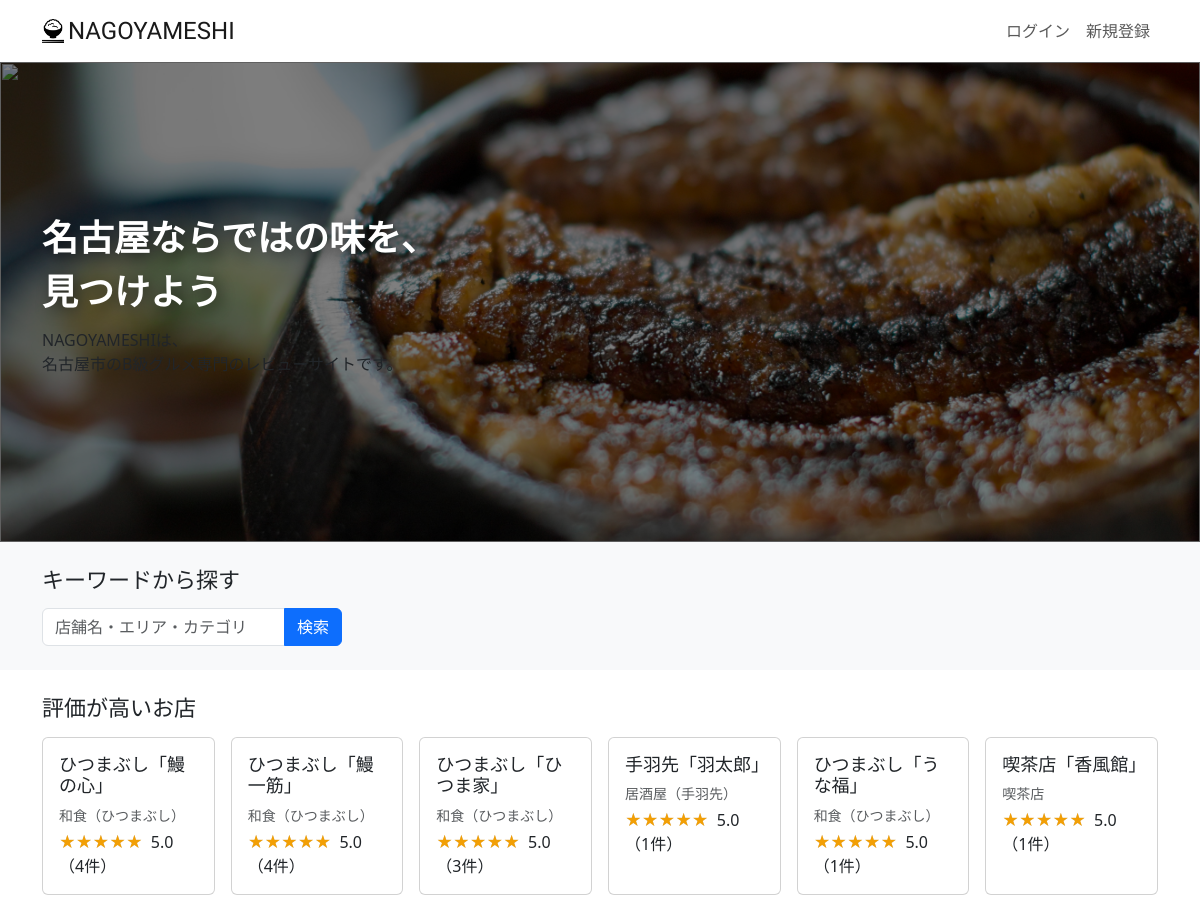
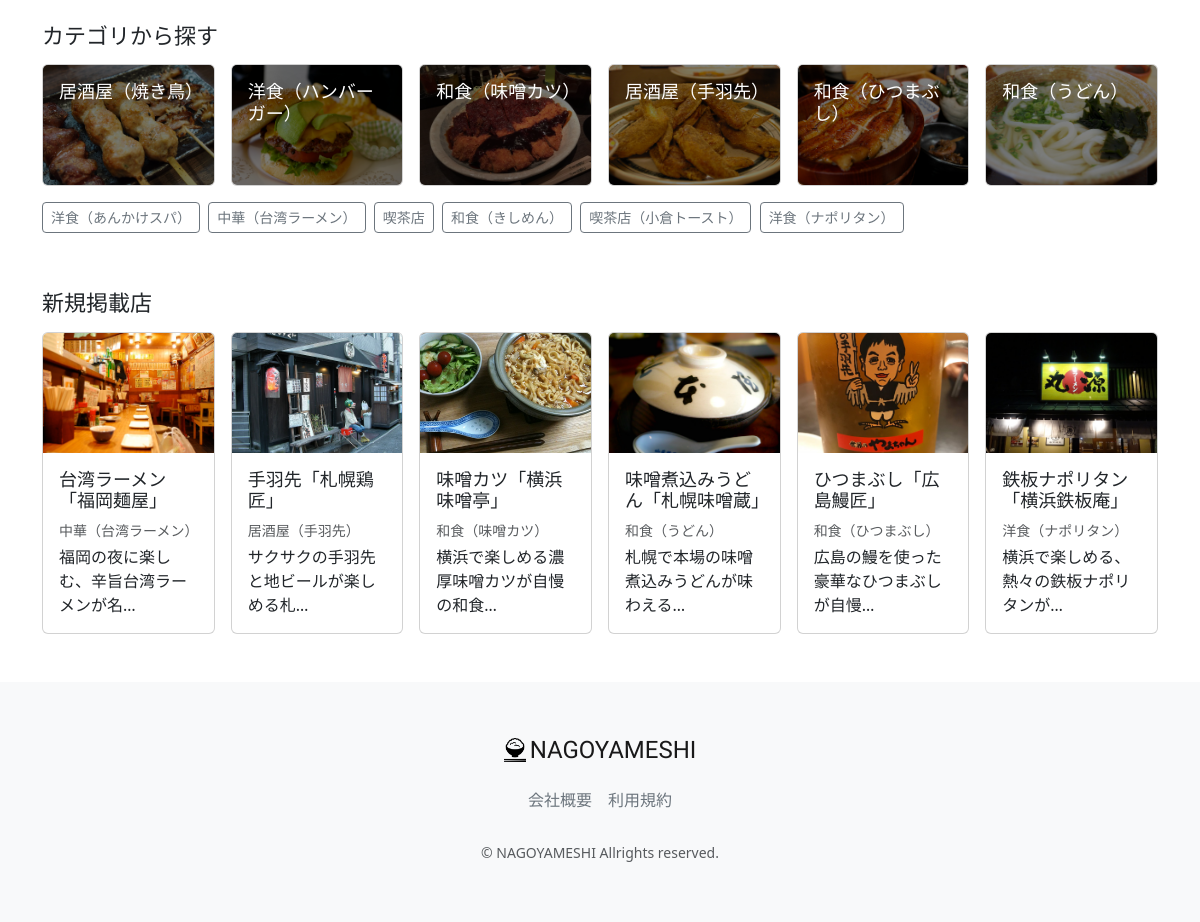
The page / on the database its author committed (2 pictures, top to bottom).
### restaurant/models.py (models this page shows, shortened)
class Restaurant(models.Model):
    name = models.CharField("店名",max_length=200, blank=False, null=False)
    description = models.CharField(verbose_name='説明', max_length=200, blank=True, null=True)
    postal_code_regex = RegexValidator(regex=r'^[0-9]+$', message = ("Postal Code must be entered in the format: '1234567'. Up to 7 digits allowed."))
    postal_code = models.CharField(validators=[postal_code_regex], max_length=7, verbose_name='郵便番号', blank=False, null=False)
    address = models.CharField("住所", max_length=200)
    tel_number_regex = RegexValidator(regex=r'^[0-9]+$', message = ("Tel Number must be entered in the format: '09012345678'. Up to 15 digits allowed."))
    tel_number = models.CharField(validators=[tel_number_regex], max_length=15, verbose_name='電話番号', blank=False, null=False)
    e_mail = models.EmailField("E-Mail", blank=True, null=True)
    url = models.URLField("店舗URL", blank=True, null=True)
    price_max = models.PositiveIntegerField("予算上限", blank=True, null=True)
    price_min = models.PositiveIntegerField("予算下限", blank=True, null=True)
    rate = models.FloatField(verbose_name="レート", default=0.0)
    min_varidator = MinValueValidator(0)
    max_varidator = MaxValueValidator(1000)
    seats_number = models.IntegerField("席数", blank=True, null=True, validators=[min_varidator, max_varidator])
    close_day_of_week = models.CharField("定休日", max_length=50, blank=True, null=True)
    category = models.ForeignKey(Category, on_delete=models.DO_NOTHING, blank=True, null=True)
    photo = models.ImageField(verbose_name='写真', blank=True, null=True)
    created_at = models.DateTimeField("登録日", auto_now_add=True)
    updated_at = models.DateTimeField("更新日", auto_now_add=True)
    deleted_at = models.DateTimeField("削除日", auto_now_add=True)
    class Meta:
        verbose_name_plural = "Restaurant"
        constraints = [
            models.UniqueConstraint(fields=['name', 'postal_code'], name='unique_restaurant')
        ]

class Category(models.Model):
    name = models.CharField(verbose_name="カテゴリー名", max_length=200)
    photo = models.ImageField(verbose_name='写真', blank=True, null=True)
    class Meta:
        verbose_name_plural = "Category"
    def __str__(self):
         return self.name

### restaurant/views.py (the view)
# urls.py: path("", views.TopPageView.as_view(), name="top_page"),
class TopPageView(generic.ListView):
    template_name = "top_page.html"
    model = models.Restaurant
    guery_set = models.Restaurant.objects.order_by('-rate')
    context_object_name = 'retaurant_list'
    def get_context_data(self, **kwargs):
        if 'price_session' in self.request.session:
            self.request.session['price_session'] = 0
        if 'keyword_session' in self.request.session:
            self.request.session['keyword_session'] = ''
        if 'category_session' in self.request.session:
            self.request.session['category_session'] = ''
        if 'select_sort' in self.request.session:
            self.request.session['select_sort'] = '-created_at'
        context = super(TopPageView, self).get_context_data(**kwargs)
        category_list = models.Category.objects.all()
        new_restaurant_list = models.Restaurant.objects.all().order_by('-created_at')
        restaurant_list = models.Restaurant.objects.all()
        average_rate_list = []
        average_rate_star_list = []
        rate_num_list = []
        for restaurant in restaurant_list:
            average_rate = models.Review.objects.filter(restaurant=restaurant).aggregate(Avg('rate'))
            average_rate = average_rate['rate__avg'] if average_rate['rate__avg'] is not None else 0
            average_rate_list.append(round(average_rate, 2))
            rate_num = models.Review.objects.filter(restaurant=restaurant).count()
            rate_num_list.append(rate_num)
            if average_rate % 1 == 0:
                average_rate = int(average_rate)
            else:
                average_rate = round(average_rate * 2) / 2
            average_rate_star_list.append(average_rate)
        tmp_restaurat_list = zip(restaurant_list, average_rate_list, average_rate_star_list, rate_num_list)
        tmp_list = (list(tmp_restaurat_list))
        tmp_list = sorted(tmp_list, reverse=True, key=lambda x:(x[1], x[3]))
        context.update({
            'category_list': category_list,
            'new_restaurant_list': new_restaurant_list,
            'restaurant_list': tmp_list,
        })
        return context

### restaurant/templates/top_page.html (shortened to what this page needs)
{% extends 'layout/base.html' %}
{% load static %}
{% load custom_tag %}
{% block stylesheet %}
    <link rel="stylesheet"href="https://cdn.jsdelivr.net/npm/swiper@8/swiper-bundle.min.css">
{% endblock %}
{% block content %}
<main>
    <div>
        <div class="swiper">
            <div class="swiper-wrapper">
                <div class="swiper-slide">
                </div>
                <div class="swiper-slide">
                    <img src="{% static 'images/main/main2.jpeg' %}">
                </div>
                <div class="swiper-slide">
                </div>
                <div class="d-flex align-items-center overlay-background">
                    <div class="container nagoyameshi-containeroverlay-text">
                        <h1 class="text-white catchphrase-heading">
                            名古屋ならではの味を、
                            <br>見つけよう
                        </h1>
                        <p class="text-whitecatchphrase-paragraph">
                            NAGOYAMESHIは、
                            <br>名古屋市のB級グルメ専門のレビューサイトです。
                        </p>
                    </div>
                </div>
            </div>
        </div>
    </div>
    <div class="bg-light mb-4 py-4">
        <div class="container nagoyameshi-container">
            <h2 class="mb-3">キーワードから探す</h2>
            <form method="GET" action="{% url 'restaurant_list' %}"class="user-search-box">
                <div class="input-group">
                    <input type="text" class="form-control" placeholder="店舗名・エリア・カテゴリ" name="keyword">
                    <button type="submit" class="btn btn-primary text-whiteshadow-sm">検索</button>
                </div>
            </form>
        </div>
    </div>
    <div class="container nagoyameshi-container">
        <h2 class="mb-3">評価が高いお店</h2>
        <div class="row row-cols-xl-6 row-cols-md-3 row-cols-2 g-3 mb-5">
        {% for restaurant,rate,rate_star,rate_num in restaurant_list %}
            {% if forloop.counter < 7 %}
                <div class="col">
                    <a href="{% url 'restaurant_detail' restaurant.id %}" class="link-dark card-link">
                        <div class="card h-100">
                            <div class="card-body">
                                <h3 class="card-title">{{ restaurant.name }}</h3>
                                <div class="text-muted small mb-1">
                                    <div class="d-inline-block">
                                        {{ restaurant.category }}
                                    </div>
                                </div>
                                <p class="card-text">
                                    <span class="star-rating me-1" data-rate="{{rate_star }}"></span>
                                    {{ rate }}（{{rate_num}}件）
                                </p>
                            </div>
                        </div>
                    </a>
                </div>
            {% endif %}
        {% endfor %}
        </div>
        <h2 class="mb-3">カテゴリから探す</h2>
        <div class="row row-cols-xl-6 row-cols-md-3 row-cols-2 g-3 mb-3">
            {% for category in category_list %}
                {% if forloop.counter < 7 %}
                    <div class="col">
                        <a href="{% url 'restaurant_list' %}?category={{category.name }}&button_type=category" class="card-link">
                            <div class="card text-white">
                                {% if category.photo %}
                                    <img src="{{ category.photo.url }} " class="card-img vertical-card-image" alt="{{category.name }}">
                                {% endif %}
                                <div class="card-img-overlay d-flex justify-content-centeralign-items-center overlay-background">
                                    <h3 class="card-title category-name">{{ category.name}}</h3>
                                </div>
                            </div>
                        </a>
                    </div>
                {% endif %}
            {% endfor %}
        </div>
        <div class="mb-5">
            {% for category in category_list %}
                {% if forloop.counter > 6 %}
                    <a href="{% url 'restaurant_list' %}?category={{category.name }}&button_type=category"class="btn btn-outline-secondary btn-sm me-1 mb-2">{{category.name }}</a>
                {% endif %}
            {% endfor %}
        </div>
        <h2 class="mb-3">新規掲載店</h2>
        <div class="row row-cols-xl-6 row-cols-md-3 row-cols-2 g-3 mb-5">
            {% for new_restaurant in new_restaurant_list %}
                {% if forloop.counter < 7 %}
                    <div class="col">
                        <a href="{% url 'restaurant_detail' new_restaurant.id%}" class="link-dark card-link">
                            <div class="card h-100">
                                {% if new_restaurant.photo %}
                                    <img src="{{ new_restaurant.photo.url }}" class="card-img-top vertical-card-image">
                                {% endif %}
                                <div class="card-body">
                                    <h3 class="card-title">{{ new_restaurant.name}}</h3>
                                    <div class="text-muted small mb-1">
                                        <div class="d-inline-block">
                                        {{ new_restaurant.category }}
                                        </div>
                                    </div>
                                    <p class="card-text">{{ new_restaurant.description|truncatechars:20 }}</p>
                                </div>
                            </div>
                        </a>
                    </div>
                {% endif%}
            {% endfor %}
        </div>
    </div>
</main>
{% endblock %}

### static/css/nagoyameshi.css (style rules this page uses)
h1 { font-size: 1.5rem; }
h2 { font-size: 1.375rem; }
h3 { font-size: 1.125rem; }
.user-search-box { max-width: 300px; }
a { text-decoration: none !important; }
.vertical-card-image { width: 100%; height: 120px; object-fit: cover; }
.swiper { width: 100%; height: 480px; }
.swiper img { width: 100%; height: 480px; object-fit: cover; }
.overlay-background { position: absolute; width: 100%; height: 100%; background-color: rgba(0, 0, 0, 0.5); z-index: 10; }
.catchphrase-heading { font-size: 36px; line-height: 1.5; font-family: 'Noto Serif JP', serif; font-weight: 600; text-shadow: 0.25rem 0.25rem 1rem rgb(0 0 0 / 60%); }
.card-link { transition: 0.3s; }
.category-name { text-shadow: 0.25rem 0.25rem 1rem rgb(0 0 0 / 60%); }
.star-rating { position: relative; z-index: 0; display: inline-block; white-space: nowrap; color: #CCCCCC; }
.star-rating:before, .star-rating:after { content: '★★★★★'; }
.star-rating:after { position: absolute; z-index: 1; top: 0; left: 0; overflow: hidden; white-space: nowrap; color: #F29F05; }
.star-rating[data-rate="5"]:after { width: 100%; }

### rows shown on the page
Restaurant: name "ひつまぶし「鰻の心」", category "和食（ひつまぶし）", rate "5.0", rate_num "4"
Restaurant: name "ひつまぶし「鰻一筋」", category "和食（ひつまぶし）", rate "5.0", rate_num "4"
Restaurant: name "ひつまぶし「ひつま家」", category "和食（ひつまぶし）", rate "5.0", rate_num "3"
Restaurant: name "手羽先「羽太郎」", category "居酒屋（手羽先）", rate "5.0", rate_num "1"
Restaurant: name "ひつまぶし「うな福」", category "和食（ひつまぶし）", rate "5.0", rate_num "1"
Restaurant: name "喫茶店「香風館」", category "喫茶店", rate "5.0", rate_num "1"
Category: photo (picture), name "居酒屋（焼き鳥）"
Category: photo (picture), name "洋食（ハンバーガー）"
Category: photo (picture), name "和食（味噌カツ）"
Category: photo (picture), name "居酒屋（手羽先）"
Category: photo (picture), name "和食（ひつまぶし）"
Category: photo (picture), name "和食（うどん）"
Category: name "洋食（あんかけスパ）"
Category: name "中華（台湾ラーメン）"
Category: name "喫茶店"
Category: name "和食（きしめん）"
Category: name "喫茶店（小倉トースト）"
Category: name "洋食（ナポリタン）"
Restaurant: photo (picture), name "台湾ラーメン「福岡麺屋」", category "中華（台湾ラーメン）", description "福岡の夜に楽しむ、辛旨台湾ラーメンが名…"
Restaurant: photo (picture), name "手羽先「札幌鶏匠」", category "居酒屋（手羽先）", description "サクサクの手羽先と地ビールが楽しめる札…"
Restaurant: photo (picture), name "味噌カツ「横浜味噌亭」", category "和食（味噌カツ）", description "横浜で楽しめる濃厚味噌カツが自慢の和食…"
Restaurant: photo (picture), name "味噌煮込みうどん「札幌味噌蔵」", category "和食（うどん）", description "札幌で本場の味噌煮込みうどんが味わえる…"
Restaurant: photo (picture), name "ひつまぶし「広島鰻匠」", category "和食（ひつまぶし）", description "広島の鰻を使った豪華なひつまぶしが自慢…"
Restaurant: photo (picture), name "鉄板ナポリタン「横浜鉄板庵」", category "洋食（ナポリタン）", description "横浜で楽しめる、熱々の鉄板ナポリタンが…"
